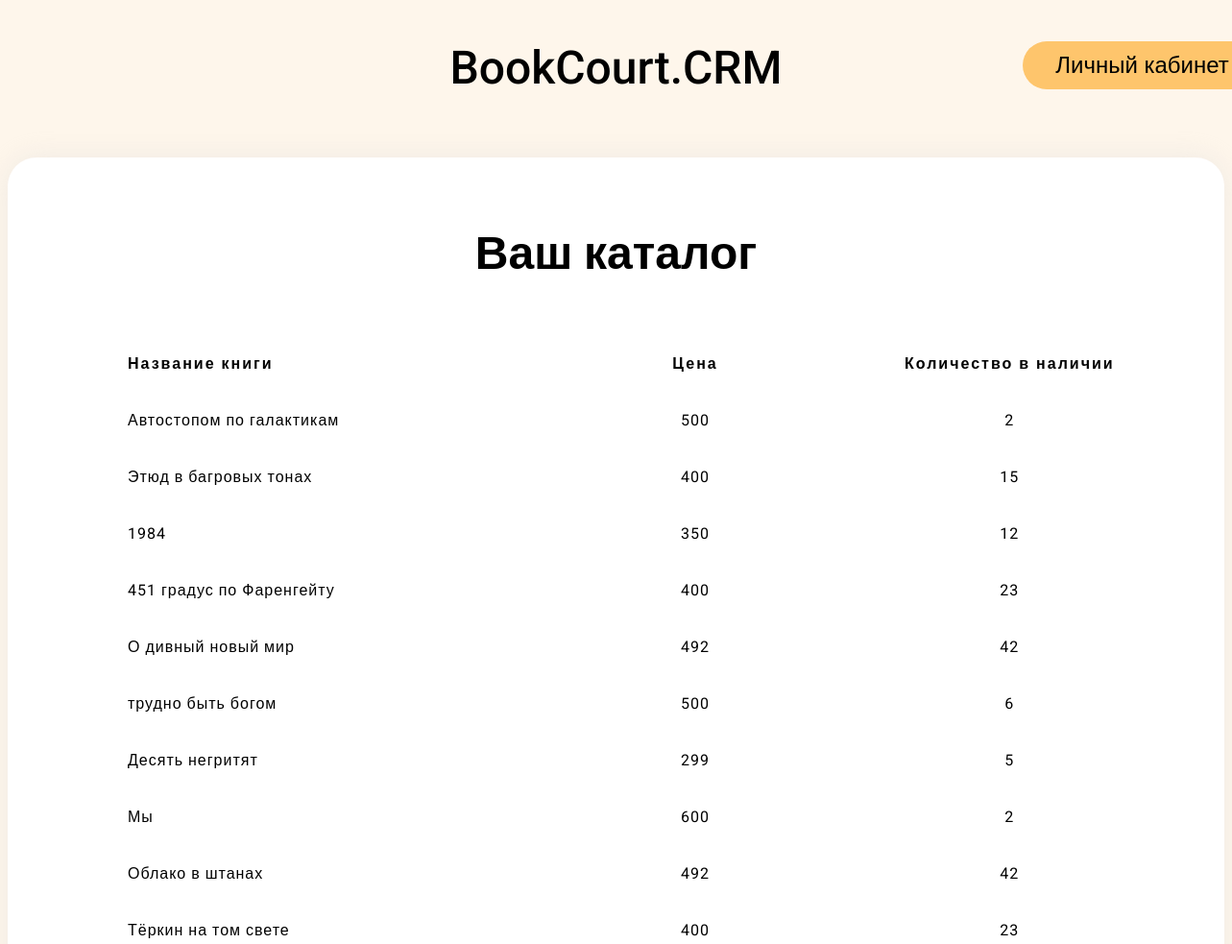
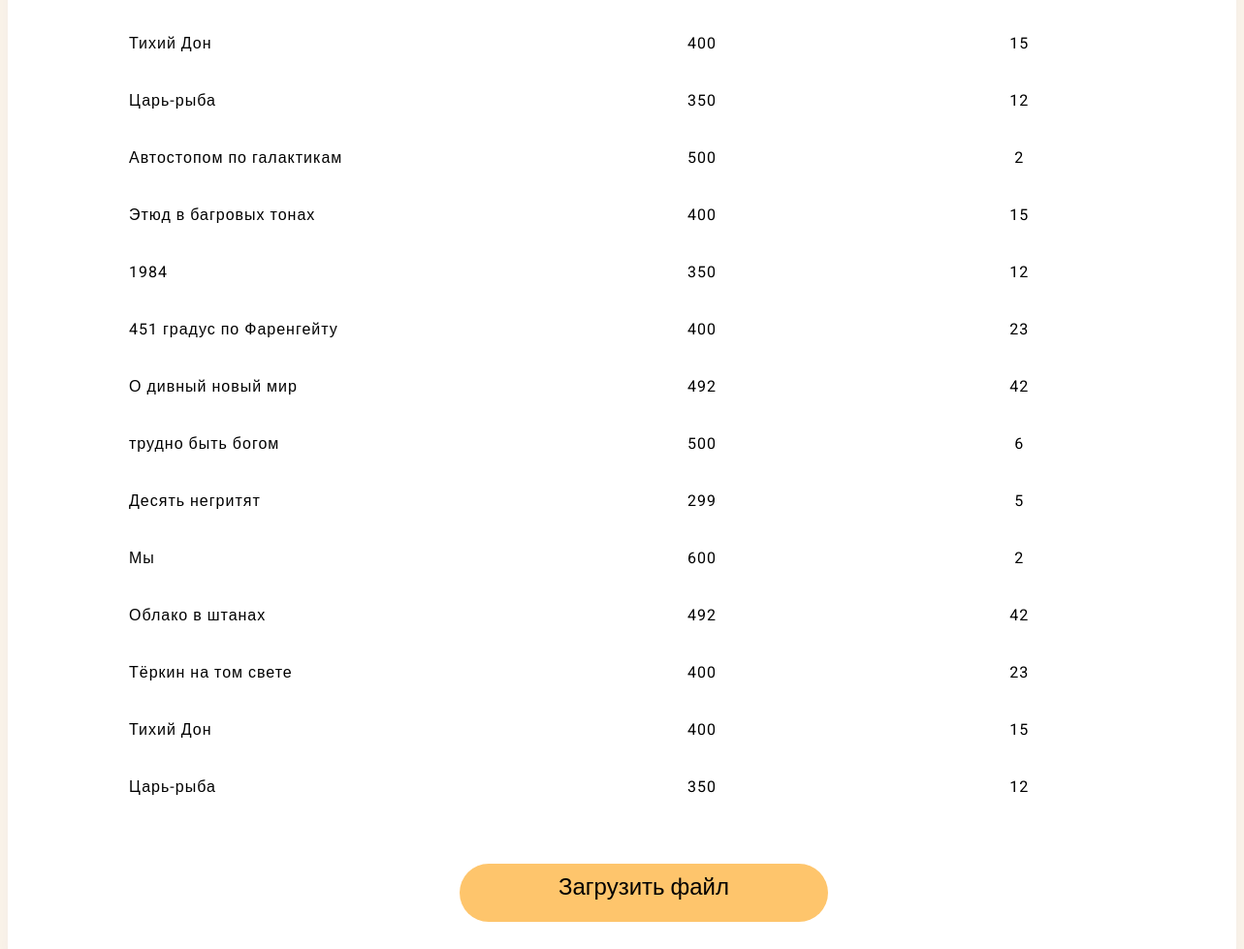
Screenshot of /database/ with the database file from the repository (2 pictures, top to bottom).
### database/models.py (models this page shows, shortened)
class Books(models.Model):
    title = models.CharField('Название', max_length=250)
    date = models.IntegerField('Год')
    author = models.CharField('Автор', max_length=100)
    genre = models.CharField('Жанр', max_length=100)
    count_of_pages = models.IntegerField('Количество страниц')
    price = models.IntegerField('Цена')
    in_stock = models.IntegerField('В наличии')
    review = models.TextField('Описание', max_length=10000)

### database/views.py (the view, shortened to what this page needs)
# urls.py: path('', views.katalog, name='katalog'),
def katalog(request):
    database = Books.objects.all()
    return render(request, 'database/katalog.html', {'database': database})

### database/templates/database/katalog.html (shortened to what this page needs)
{% load static %}
<!DOCTYPE html>
<html lang="en">
<head>
  <link rel="stylesheet" href="{% static 'main/css/katalog.css' %}">
</head>
<body>
  <header>
    <div class="logo">BookCourt.CRM</div>
    <div>
      <button class="user-profile"><a href="{% url 'profile' %}" class="text">Личный кабинет</a></button>
    </div>
  </header>
  <main>
    <div class="book-container">
      <h1 class="form-title">Ваш каталог</h1>
      <div class="wrapper">
        <table>
          <thead>
            <th>Название книги</th>
            <th>Цена</th>
            <th>Количество в наличии</th>
          </thead>
          <tbody>
            {% for item in database %}
              <tr>
                <td class="title">{{ item.title }}</td>
                <td class="price">{{ item.price }}</td>
                <td class="stock">{{ item.in_stock }}</td>
              </tr>
            {% endfor %}
          </tbody>
        </table>
        <form method="post"  enctype="multipart/form-data">
          <div class="file-uppend">
            <label for="catalog"><div>Загрузить файл</div>
              <div class="inputik">
                <input type="file" accept=".xlsx,.cvs" id="catalog" onchange="form.submit()" required name="file"><br>
              </div>
            </label>
          </div>
        </form>
    </div>
  </main>
</body>
</html>

### main/static/main/css/katalog.css (style rules this page uses)
body { font-family: 'Roboto', sans-serif; background-color: #FEF6EB; }
header { display: flex; flex-direction: row; justify-content: center; margin-top: 43px; margin-bottom: 65px; }
.book-container { position: relative; background: #FFFFFF; box-shadow: 0px 0px 30px rgba(218, 218, 218, 0.4); justify-content: center; border-radius: 30px; margin: 0 auto; padding-left: 60px; padding-right: 60px; padding-top: 38px; padding-bottom: 10px; }
.wrapper { display: flex; flex-direction: column; margin-top: 55px; margin-bottom: 40px; margin-left: 45px; }
.form-title { color: #000000; font-weight: 700; font-size: 48px; line-height: 60px; margin-bottom: 20px; text-align: center; }
.file-uppend { background: #FEC56C; width: 380px; height: 50px; margin: 50px auto 20px auto; padding-top: 18px; text-decoration: none; text-align: center; font-size: 24px; padding-top: 10px; color: #000000; border-radius: 30px; }
.logo { color: #000000; font-weight: 500; font-size: 48px; line-height: 56px; text-align: center; }
.user-profile { border: none; background: #FEC56C; position: absolute; font-size: 24px; width: 250px; height: 50px; border-radius: 30px; cursor: pointer; margin-left: 250px; margin-right: 20px; }
.text { text-decoration: none; color: #000000; }
table { table-layout: fixed; width: 100%; border-collapse: collapse; }
thead th:nth-child(1) { width: 15%; text-align: left; }
thead th:nth-child(2) { width: 10%; }
thead th:nth-child(3) { width: 10%; }
th, td { padding: 20px; }
th { letter-spacing: 2px; }
td { letter-spacing: 1px; }
tbody td.stock, td.price { text-align: center; }
tbody td.title { text-align: left; }

### rows the page displays
Books: title "Автостопом по галактикам", price "500", in_stock "2"
Books: title "Этюд в багровых тонах", price "400", in_stock "15"
Books: title "1984", price "350", in_stock "12"
Books: title "451 градус по Фаренгейту", price "400", in_stock "23"
Books: title "О дивный новый мир", price "492", in_stock "42"
Books: title "трудно быть богом", price "500", in_stock "6"
Books: title "Десять негритят", price "299", in_stock "5"
Books: title "Мы", price "600", in_stock "2"
Books: title "Облако в штанах", price "492", in_stock "42"
Books: title "Тёркин на том свете", price "400", in_stock "23"
Books: title "Тихий Дон", price "400", in_stock "15"
Books: title "Царь-рыба", price "350", in_stock "12"
Books: title "Автостопом по галактикам", price "500", in_stock "2"
Books: title "Этюд в багровых тонах", price "400", in_stock "15"
Books: title "1984", price "350", in_stock "12"
Books: title "451 градус по Фаренгейту", price "400", in_stock "23"
Books: title "О дивный новый мир", price "492", in_stock "42"
Books: title "трудно быть богом", price "500", in_stock "6"
Books: title "Десять негритят", price "299", in_stock "5"
Books: title "Мы", price "600", in_stock "2"
Books: title "Облако в штанах", price "492", in_stock "42"
Books: title "Тёркин на том свете", price "400", in_stock "23"
Books: title "Тихий Дон", price "400", in_stock "15"
Books: title "Царь-рыба", price "350", in_stock "12"
